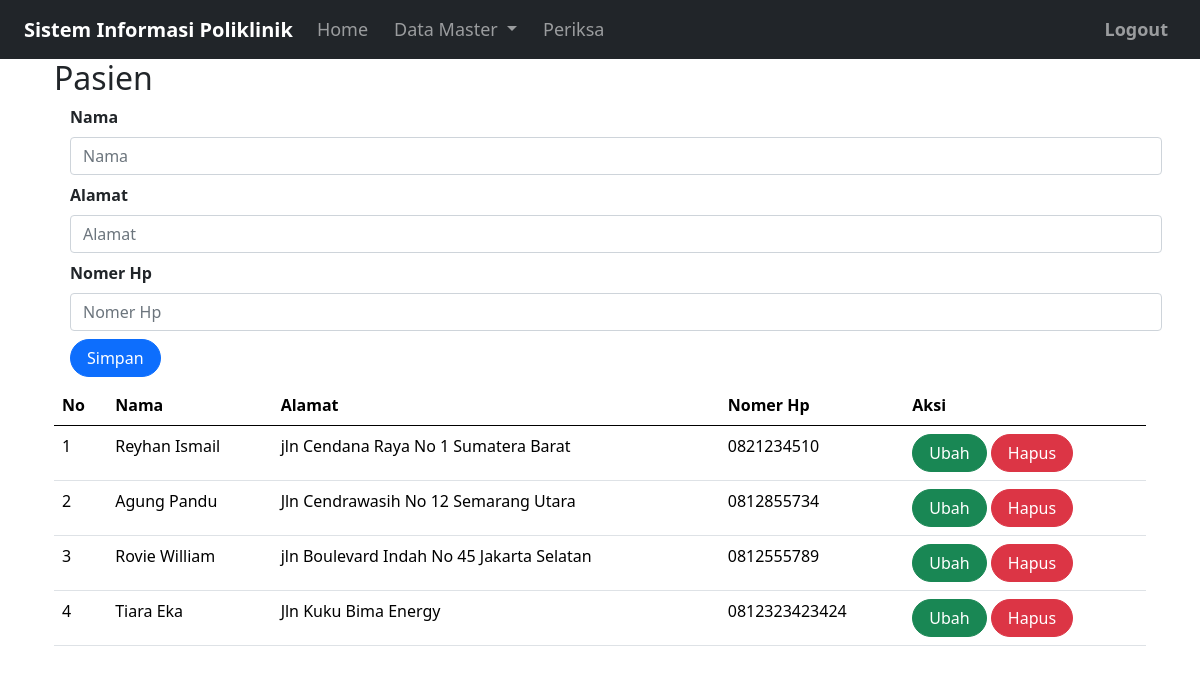
/index.php?page=pasien (signed in), run on the app's committed database.
### tables this page shows
CREATE TABLE `pasien` (
  `id` int(10) UNSIGNED NOT NULL,
  `nama` varchar(255) DEFAULT NULL,
  `alamat` varchar(255) DEFAULT NULL,
  `no_hp` varchar(50) DEFAULT NULL
);

### pasien.php (the view, shortened to what this page needs)
<?php
include_once("koneksi.php");
?>
<!DOCTYPE html>
    <html lang="en">
    <head>
        <link rel="stylesheet" href="assets/css/bootstrap.css">
        <link href="https://cdn.jsdelivr.net/npm/bootstrap@5.0.2/dist/css/bootstrap.min.css"
        rel="stylesheet"
>
    </head>
    <body>
        <form class="form row" method="POST" action="" name="myForm" onsubmit="return(validate());">
            <?php
            $nama = '';
            $alamat = '';
            $no_hp = '';
            ?>
            <div class="form-group mx-sm-3 mb-2">
                <label for="inputNama" class="form-label fw-bold">
                    Nama
                </label>
                <input type="text" class="form-control" name="nama" id="inputNama" placeholder="Nama" value="<?php echo $nama ?>">
            </div>
            <div class="form-group mx-sm-3 mb-2">
                <label for="inputAlamat" class="form-label fw-bold">
                    Alamat
                </label>
                <input type="text" class="form-control" name="alamat" id="inputAlamat" placeholder="Alamat" value="<?php echo $alamat ?>">
            </div>
            <div class="form-group mx-sm-3 mb-2">
                <label for="inputNoHp" class="form-label fw-bold">
                Nomer Hp
                </label>
                <input type="text" class="form-control" name="no_hp" id="inputNoHp" placeholder="Nomer Hp" value="<?php echo $no_hp ?>">
            </div>
            <div class="form-group mx-sm-3 mb-2">
                <button type="submit" class="btn btn-primary rounded-pill px-3" name="simpan">Simpan</button>
            </div>
        </form>
        <table class="table table-hover">
            <thead>
                <tr>
                    <th scope="col">No</th>
                    <th scope="col">Nama</th>
                    <th scope="col">Alamat</th>
                    <th scope="col">Nomer Hp</th>
                    <th scope="col">Aksi</th>
                </tr>
            </thead>
            <tbody>
                <?php
                    $result = mysqli_query($mysqli, "SELECT * FROM pasien");
                    $no = 1;
                    while ($data = mysqli_fetch_array($result)) {
                    ?>
                        <tr>
                            <td><?php echo $no++ ?></td>
                            <td><?php echo $data['nama'] ?></td>
                            <td><?php echo $data['alamat'] ?></td>
                            <td><?php echo $data['no_hp'] ?></td>
                            <td>
                                <a class="btn btn-success rounded-pill px-3" href="index.php?page=pasien&id=<?php echo $data['id'] ?>">Ubah</a>
                                <a class="btn btn-danger rounded-pill px-3" href="index.php?page=pasien&id=<?php echo $data['id'] ?>&aksi=hapus">Hapus</a>
                            </td>
                        </tr>
                    <?php
                    }
                ?>
            </tbody>
        </table>
    </body>
</html>

### index.php (style rules this page uses)
body { background-color: #f8f9fa; }

### data on the page
pasien: nama "Reyhan Ismail", alamat "jln Cendana Raya No 1 Sumatera Barat", no_hp "0821234510"
pasien: nama "Agung Pandu", alamat "Jln Cendrawasih No 12 Semarang Utara", no_hp "0812855734"
pasien: nama "Rovie William", alamat "jln Boulevard Indah No 45 Jakarta Selatan", no_hp "0812555789"
pasien: nama "Tiara Eka", alamat "Jln Kuku Bima Energy", no_hp "0812323423424"

### other printed values
$navbar_text "Logout"
$_GET['page'] "Pasien"
